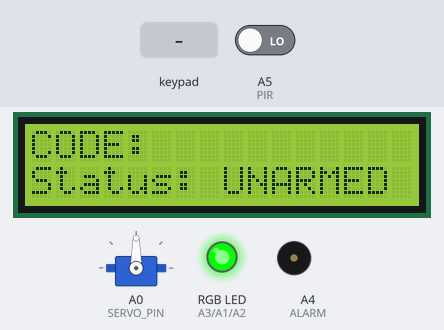
This sketch was run on a simulated Arduino Uno, built with avr-gcc and run on an emulated ATmega328P. Shown: 16×2 character LCD, servo, an RGB LED mixed from three pins (HIGH = lit), buzzer (waves = sounding). Dashed ring = blinking. The test bench sets the inputs (shaded band); at power-on: A5 (PIR) LOW.

Above: at 1.2 s.
1.3 s: keypad keys 1 2 3 5 pressed 0.4 s apart
At 3.3 s:
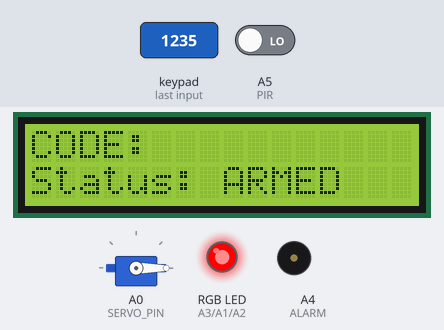
4.5 s: A5 (PIR) driven HIGH
At 4.67 s:
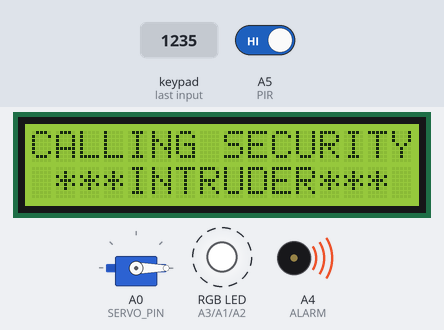
6.1 s: key '1' pressed
At 6.25 s:
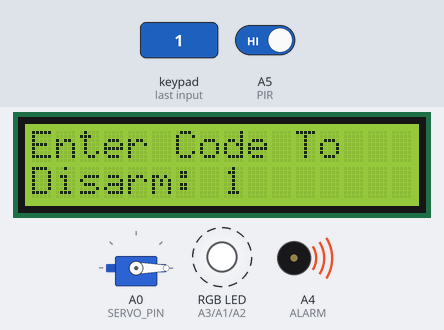
7.8 s: keypad keys 1 3 1 2 1 1 pressed 0.4 s apart
At 9.0 s:
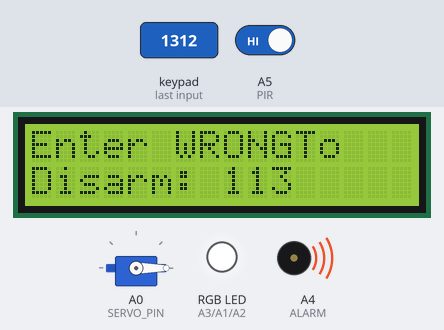
11.7 s: key '2' pressed
At 12.25 s:
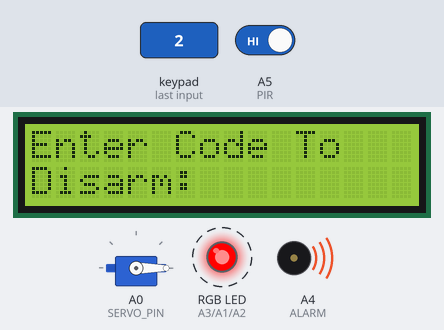
13.2 s: keypad keys 1 2 3 5 pressed 0.4 s apart
At 14.9 s:
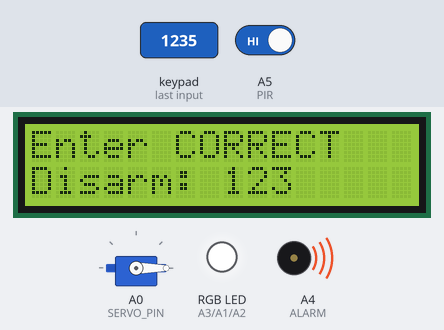
Timing chart, 0 to 16.6 s (numbered marks = the images above; inputs shaded):
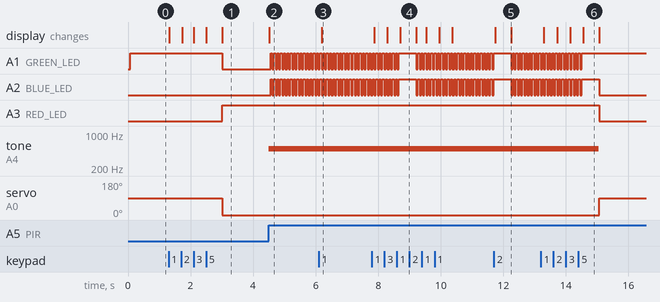

The sketch:

3.ino
```cpp
#include <Servo.h>
#include <LiquidCrystal.h>
#include <Keypad.h>

// declare constants for lcd
const int RS = 2;
const int E = 3;
const int DB4 = 4;
const int DB5 = 5;
const int DB6 = 6;
const int DB7 = 7;

// constants needed for servo
// Declare SERVO pin
const int SERVO_PIN = A0;

// constants for motion sensor and RGB LED
const int PIR = A5;
const int ALARM = A4;
const int RED_LED = A3;
const int BLUE_LED = A2;
const int GREEN_LED = A1;

/*********************** Piezo Speaker/Alarm ***********************/
// different states the security system can be in
const int UNARMED = 0;
const int ARMED = 1;
const int ALARM_STATUS = 2;

// stores current state of security system
int systemState = UNARMED;

/*********************** MOTION SENSOR ***********************/
// keep track of PIR motion sensor
int pirState;

/*********************** LCD ***********************/
// instantiate LCD object
LiquidCrystal lcd(RS, E, DB4, DB5, DB6, DB7);

/*********************** Servo Motor ***********************/
// servo in locked and unlocked positions
const int LOCKED_POS = 0;
const int UNLOCKED_POS = 90;

// create servo object
Servo servo;

/*********************** Keypad ***********************/
// Constants for keypad
// only using digits 1 - 9
// only need col 1 - 3 and rows 1 - 3
const byte ROWS = 3;
const byte COLS = 3;

// keymap defines keys pressed according row & col
const char KEYMAP[ROWS][COLS]=
{
  {'1', '2', '3'},
  {'4', '5', '6'},
  {'7', '8', '9'},
};

// code for Keypad
const String CODE = "1235";

// code that shows keypad connections to arduino pins
byte ROW_PINS[ROWS] = {13, 12, 11}; // Rows 0 - 2 on keypad
byte COL_PINS[COLS] = {10, 9, 8}; // columns 0 - 2 on keypad


// instantiate keypad object
Keypad keypad = Keypad(makeKeymap(KEYMAP), ROW_PINS, COL_PINS, ROWS, COLS);

// stores keypad input from user
String input = "";

// stores the current key pressed
char key;

// counts number of incorrect code attempts
int failedAttempts = 0;

// keeps track of alarm disarm screen
bool disarmScreen = false;


void setup(){
  // establish size of lcd screen
  lcd.begin(16, 2);

  // attach servo to pin
  servo.attach(SERVO_PIN);

  // set sensor pins as inputs and output devices as outputs
  pinMode(PIR, INPUT);
  pinMode(ALARM, OUTPUT);
  pinMode(RED_LED, OUTPUT);
  pinMode(GREEN_LED, OUTPUT);
  pinMode(BLUE_LED, OUTPUT);

  // update all outputs to match starting state
  updateOutputs();
}

void loop(){
  // check if user entered into keypad
  readKeypad();

  // check if motion is detected
  readPIR();

  // update outputs based on system status
  updateOutputs();
}

/*********************** FUNCTIONS ***********************/

// readKeypad: reads keypad input and controls the
// arming/disarming and activates the alarm
void readKeypad(){
  // read key from keypad
  key = keypad.getKey();

  // check to see if there is a key (user typed something)
  // is not null
  if (key != NO_KEY) {

    // show disarm screen when alarm is active
    if (systemState == ALARM_STATUS)
    {
        disarmScreen = true;
    }

    input += key;

    // check to see if input is 4 digits long
    if (input.length() == 4){

      // check to see if code is correct (1235)
      if (input == CODE) {

        // reset failed attempts after successful code entered
        failedAttempts = 0;

        lcd.setCursor(6, 0);
        lcd.print("CORRECT");
        delay(500);

        // to turn alarm off and disarm system
        if(systemState == ALARM_STATUS){
          alarmOff();
          systemState = UNARMED;
          disarmScreen = false;
        }

        // arm system if currently unarmed
        else if(systemState == UNARMED){
          systemState = ARMED;
        }

        // unarm system if currently armed
        else{
          systemState = UNARMED;
        }

      }
      else {

        // increase failed attempt counter
        failedAttempts++;

        lcd.setCursor(6, 0);
        lcd.print("WRONG");

        delay(500);

        // activate alarm after 3 incorrect tries
        if(failedAttempts >= 3){
          systemState = ALARM_STATUS;
          disarmScreen = false;
          alarmOn();
        }
      }

      // clear keypad input after checking code
      input = "";
    }
  }
}


// readPIR: detects motion from PIR sensor and sets
// off alarm when the system is armed
void readPIR() {

  // read motion sensor value
  pirState = digitalRead(PIR);

  // activate alarm if motion is detected while armed
  if(systemState == ARMED && pirState == HIGH)
  {
    systemState = ALARM_STATUS;
    disarmScreen = false;
    alarmOn();
  }
}

// updateOutputs: updated the LCD, servo, LED and alarm
// based on if system is armed or disarmed
void updateOutputs(){

  // update lcd status display
  // unarmed vs armed
  showStatus();

  // change outputs depending on system state
  if(systemState == UNARMED){

    // unlock door and display safe color
    unlockDoor();
    displayColor(0, 255, 0); // green light
    alarmOff();

  }
  else if(systemState == ARMED){

    // lock door and display armed color
    lockDoor();
    displayColor(255, 0, 0); // red light
    alarmOff();

  }
  else if(systemState == ALARM_STATUS){

    // lock door and activate alarm color
    lockDoor();
    // combine red and white to simulate flashing light
    displayColor(255, 0, 0);   // red light
    delay(50);

    displayColor(255, 255, 255); // white light
    delay(50);
    alarmOn();
  }
}

// displayColor: controls RGB LED brightness
// red, green, blue
void displayColor(int r, int g, int b){

  // control brightness of each RGB LED color
  analogWrite(RED_LED, r);
  analogWrite(GREEN_LED, g);
  analogWrite(BLUE_LED, b);
}


// lockDoor: rotates servo to lock
// lock -> 0 degrees
void lockDoor(){

  // move servo to locked position
  servo.write(LOCKED_POS);
}

// unlockDoor: rotates servo to unlock
// unlock -> 90 degrees
void unlockDoor(){

  // move servo to unlocked position
  servo.write(UNLOCKED_POS);
}

// showStatus: displays keypad input and status onto LCD
void showStatus(){

  // display keypad input when alarm is not active
  if(systemState != ALARM_STATUS)
    {
      lcd.setCursor(0,0);
      lcd.print("CODE: ");

      // clear old input before displaying new input
      lcd.setCursor(6,0);
      lcd.print("          ");
      lcd.setCursor(6,0);
      lcd.print(input);

      lcd.setCursor(0,1);
  }

  // display message based on current system state
  switch(systemState)
  {
      case UNARMED:
        lcd.print("Status: UNARMED");
        break;

      case ARMED:
        lcd.print("Status: ARMED  ");
        break;

      case ALARM_STATUS:

        // display security warning until user enters code
        if (!disarmScreen)
        {
          lcd.setCursor(0,0);
          lcd.print("CALLING SECURITY");
          lcd.setCursor(0,1);
          lcd.print(" ***INTRUDER*** ");
        }

        // allow user to disarm alarm
        else{
          lcd.setCursor(0,0);
          lcd.print("Enter Code To   ");

          lcd.setCursor(0,1);
          lcd.print("Disarm: ");
          lcd.print(input);
          lcd.print("        ");
        }

        break;
  }

  // move cursor back to input location
  lcd.setCursor(6,0);
}

// alarmOn: turns on alarm speaker
void alarmOn(){

  // activate speaker alarm
  tone(ALARM, 500);
}

//// alarmOn: turns off alarm speaker
void alarmOff(){

  // turn off speaker alarm
  noTone(ALARM);
}
```

Measured:
- after the input at 1.3 s, A1 (GREEN_LED): HIGH → LOW after 1.7 s; A3 (RED_LED): LOW → HIGH after 1.7 s; servo on A0 (SERVO_PIN): 90° → 0° after 1.7 s; the display: first changes at once (image 1 shows a later state)
- after the input at 4.5 s, A1 (GREEN_LED), A2 (BLUE_LED): alternates HIGH for 0.06 s and LOW for 0.05 s, starting after 0.06 s; tone on A4 (ALARM): silent → 500 Hz at once; the display: changes at once (image 2)
- after the input at 6.1 s, the display: changes after 0.09 s (image 3)
- after the input at 7.8 s, the display: first changes after 0.07 s (image 4 shows a later state)
- after the input at 11.7 s, the display: first changes at once (image 5 shows a later state)
- after the input at 13.2 s, A1 (GREEN_LED): goes on until 14.5 s, then stays HIGH; A3 (RED_LED): HIGH → LOW after 1.9 s; tone on A4 (ALARM): 500 Hz → silent after 1.9 s; servo on A0 (SERVO_PIN): 0° → 90° after 1.9 s; the display: first changes after 0.10 s (image 6 shows a later state)
- what the display in image 6 shows lasts 0.5 s, from 14.6 s to 15.1 s
